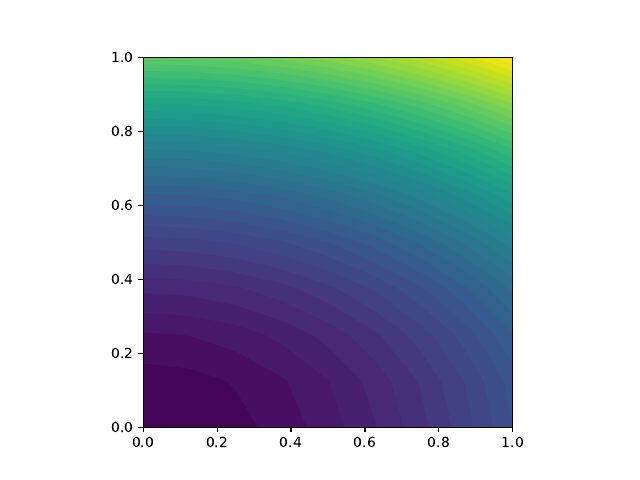

This figure's Python source:
from fenics import *
import numpy as np

T = 2.0            # final time
num_steps = 10     # number of time steps
dt = T / num_steps # time step size
alpha = 3          # parameter alpha
beta = 1.2         # parameter beta

# Create mesh and define function space
nx = ny = 8
mesh = UnitSquareMesh(nx, ny)
V = FunctionSpace(mesh, 'P', 1)

# Define boundary condition
u_D = Expression('1 + x[0]*x[0] + alpha*x[1]*x[1] + beta*t',
                 degree=2, alpha=alpha, beta=beta, t=0)

def boundary(x, on_boundary):
    return on_boundary

bc = DirichletBC(V, u_D, boundary)

# Define initial value
u_n = interpolate(u_D, V)
#u_n = project(u_D, V)

# Define variational problem
u = TrialFunction(V)
v = TestFunction(V)
f = Constant(beta - 2 - 2*alpha)

F = u*v*dx + dt*dot(grad(u), grad(v))*dx - (u_n + dt*f)*v*dx
a, L = lhs(F), rhs(F)

# Time-stepping
u = Function(V)
t = 0
for n in range(num_steps):

    # Update current time
    t += dt
    u_D.t = t

    # Compute solution
    solve(a == L, u, bc)

    # Plot solution
    plot(u)

    # Compute error at vertices
    u_e = interpolate(u_D, V)
    error = np.abs(u_e.vector().get_local() - u.vector().get_local()).max()
    print('t = %.2f: error = %.3g' % (t, error))

    # Update previous solution
    u_n.assign(u)

# Hold plot
import matplotlib.pyplot as plt
plot(u)
plt.show()
plt.savefig("problem3_heateq.pdf")